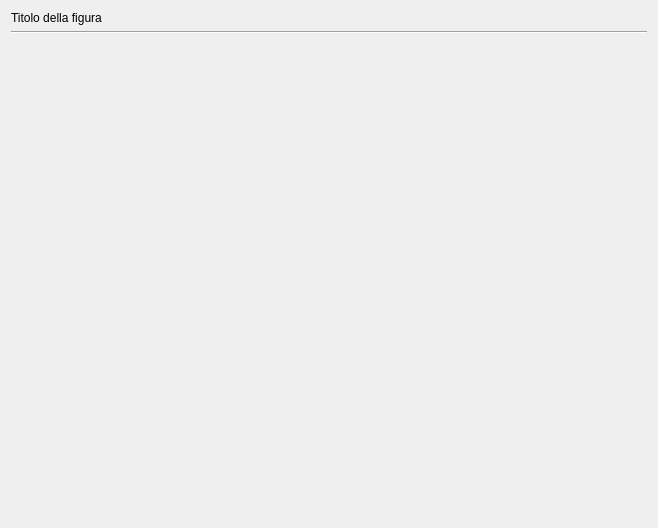
<?xml version="1.0" encoding="UTF-8"?>
<ui version="4.0">
 <class>FigureWidget</class>
 <widget class="QWidget" name="FigureWidget">
  <property name="geometry">
   <rect>
    <x>0</x>
    <y>0</y>
    <width>658</width>
    <height>528</height>
   </rect>
  </property>
  <property name="sizePolicy">
   <sizepolicy hsizetype="Preferred" vsizetype="Preferred">
    <horstretch>0</horstretch>
    <verstretch>0</verstretch>
   </sizepolicy>
  </property>
  <property name="minimumSize">
   <size>
    <width>658</width>
    <height>528</height>
   </size>
  </property>
  <property name="maximumSize">
   <size>
    <width>10000</width>
    <height>10000</height>
   </size>
  </property>
  <property name="baseSize">
   <size>
    <width>658</width>
    <height>528</height>
   </size>
  </property>
  <property name="windowTitle">
   <string>FigureWidget</string>
  </property>
  <layout class="QVBoxLayout">
   <item>
    <layout class="QHBoxLayout">
     <item>
      <widget class="QLabel" name="figureTitle">
       <property name="text">
        <string>Titolo della figura</string>
       </property>
      </widget>
     </item>
     <item>
      <widget class="QLabel" name="figureNumber">
       <property name="text">
        <string/>
       </property>
       <property name="alignment">
        <set>Qt::AlignRight|Qt::AlignTrailing|Qt::AlignVCenter</set>
       </property>
      </widget>
     </item>
    </layout>
   </item>
   <item>
    <widget class="Line" name="line">
     <property name="orientation">
      <enum>Qt::Horizontal</enum>
     </property>
    </widget>
   </item>
   <item>
    <widget class="QStackedWidget" name="figureStack">
     <property name="minimumSize">
      <size>
       <width>640</width>
       <height>480</height>
      </size>
     </property>
     <property name="maximumSize">
      <size>
       <width>10000</width>
       <height>10000</height>
      </size>
     </property>
     <property name="currentIndex">
      <number>1</number>
     </property>
     <widget class="QWidget" name="page_3"/>
     <widget class="QWidget" name="page_4"/>
    </widget>
   </item>
  </layout>
 </widget>
 <resources/>
 <connections/>
</ui>
